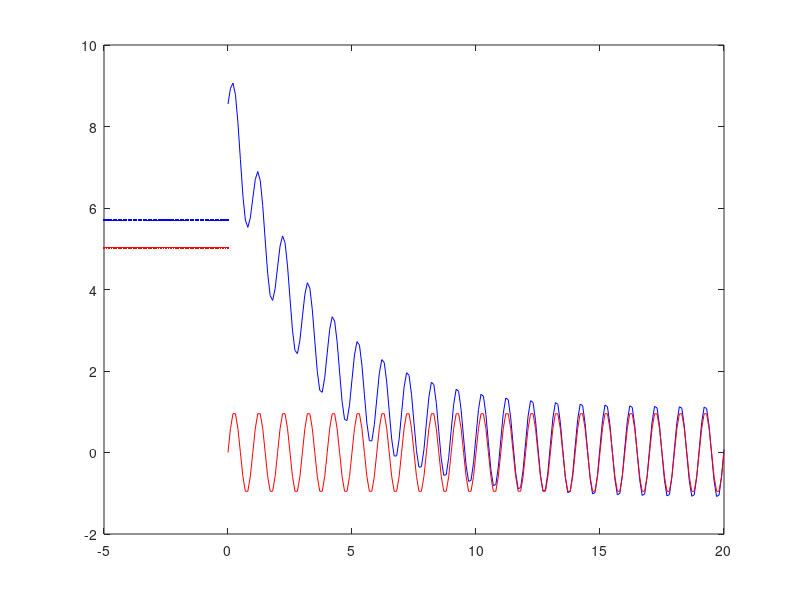

Source code (MATLAB):

%Alinea 3

V8o =0
Vx = 8.493

tau = 3.145604526654119
A = Vx-V8o

t = 0:0.1:20
V6n = A*exp(-t/tau)

##plot(t, V6n)
##xlabel ("t (ms)")
##ylabel ("V6n (V)")
##title ("Natural Solution V6n(t)")



%Alinea 4
%data

R1 = 1.04765357286e3 
R2 = 2.06140068334e3 
R3 = 3.03459085363e3 
R4 = 4.00398818216e3 
R5 = 3.11499853456e3 
R6 = 2.04588646991e3 
R7 = 1.04390152967e3 
Vs = 5.02522591213 
C = 1.00982536324e-6 
Kb = 7.28209304852e-3 
Kd = 8.36641247715e3


Vs = 1
Vs = exp(-i*(pi/2))


V1 = Vs


E = [ -1/R1-1/R2-1/R3   , 1/R2    , 1/R3    , 0 , 0 , 0 , 0     , 0     , 0   ;...
      1/R3    , 0    , -1/R3-1/R5-1/R4   , 1/R5 ,0     , 0     , 1    , 0     , 0       ;...
      0   , 0    , 1/R5  , -1/R5    , 0       , 0     , 0     , -1     , -1    ;...
      0    , 0    , 0   ,    0       , 1/R7     , -1/R7    , -1  , 0     , 1  ;...
      0    , 0    , 1    , 0   , 0      , -1    , -Kd    , 0     , 0     ;...
      1/R1    , 0   , 1/R4   , 0   , 0       , 0     , -1     , 0     , 0       ;...
      1/R2    , -1/R2   , 0    , 0   , 0       , 0     , 0     , 1    , 0     ;...
      1   , 0    , -1    , 0   , 0       , 0     , 0     , -1/Kb     , 0      ;...
      0    , 0    , 0    , 0   ,  1/R6      , 0     , 1    , 0     , 0    ];
      
D = [ -V1/R1; 0; 0; 0; 0; V1/R1; 0; 0; 0];

solutionnodes = E\D;
V1
V2 = solutionnodes(1)
V3 = solutionnodes(2)
V5 = solutionnodes(3)
V6_ph = solutionnodes(4)
V7 = solutionnodes(5)
V8 = solutionnodes(6)
Id = solutionnodes(7)
Ib = solutionnodes(8)
Ic = solutionnodes(9)

V6 = abs(V6_ph)
C = 1.00982536324e-6
Req =  3114.998534560000
fase6 = 0 + atan(2*pi*1000*Req*C)

t =  0:0.1:20;
V6f = V6*cos((t/1000)*2*1000*pi - fase6);

##plot(t, V6f)
##xlabel ("t (ms)")
##ylabel ("V6f (V)")
##title ("Forced Solution V6f(t)")


%Alinea 5

Vs = 5.02522591213 

% t =[0,20]
t1 =  0:0.1:20;
vs_t1 = sin(2*pi*1000*(t1/1000))
V6_t1 = V6n + V6f
% t<0
V6 = 5.702372676500307
t2 = -5:0.1:0
vs_t2 = Vs
V6_t2 = V6
plot(t1, V6_t1, 'b',t1 ,vs_t1, 'r', t2, V6_t2, 'b', t2, vs_t2, 'r')





